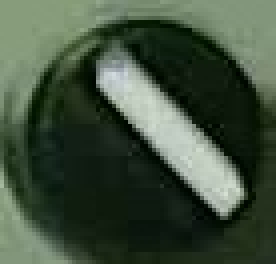
#> input picture k61buttom.jpg, 69 x 66 px, found by its file name (shown 4 times larger)
$ python buttommdet_20240416135736.py
#> lines starting #> are read from the running program, lines starting #| are printed output that depends on the picture
import cv2

# 读取彩色图像
image = cv2.imread('k61buttom.jpg')
#> image is the input picture: shape (66, 69, 3); mean B, G, R 61.9, 80, 64.9

height, width = image.shape[:2]
#> height = 66; width = 69

# 计算旋转中心，这里选择图像中心
center = (width // 2, height // 2)
#> center = (34, 33)

# 设置旋转角度（逆时针90度）
angle = 45

# 获取旋转矩阵
rotation_matrix = cv2.getRotationMatrix2D(center, angle, 1.0)

# 应用旋转矩阵进行旋转
rotated_image = cv2.warpAffine(image, rotation_matrix, (width, height))
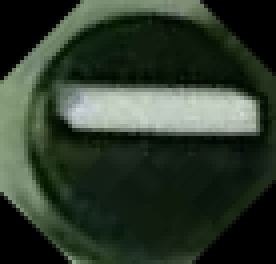
#> rotated_image: shape (66, 69, 3) (shown 4 times larger); mean B, G, R 44.9, 58.5, 46.5

# 将彩色图像转换为灰度图像
gray_image = cv2.cvtColor(rotated_image, cv2.COLOR_BGR2GRAY)
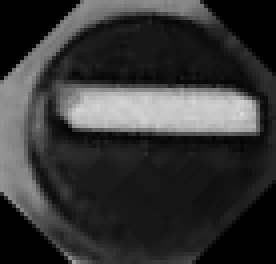
#> gray_image: shape (66, 69) (shown 4 times larger); min 0, max 216, mean 53.4

# 显示原始图像和灰度图像
# cv2.imshow('Original Image', image)
cv2.imshow('Gray Image', gray_image)

# 等待任意按键按下后关闭窗口
cv2.waitKey(0)
cv2.destroyAllWindows()

$ run again, with G66.jpg copied over k61buttom.jpg
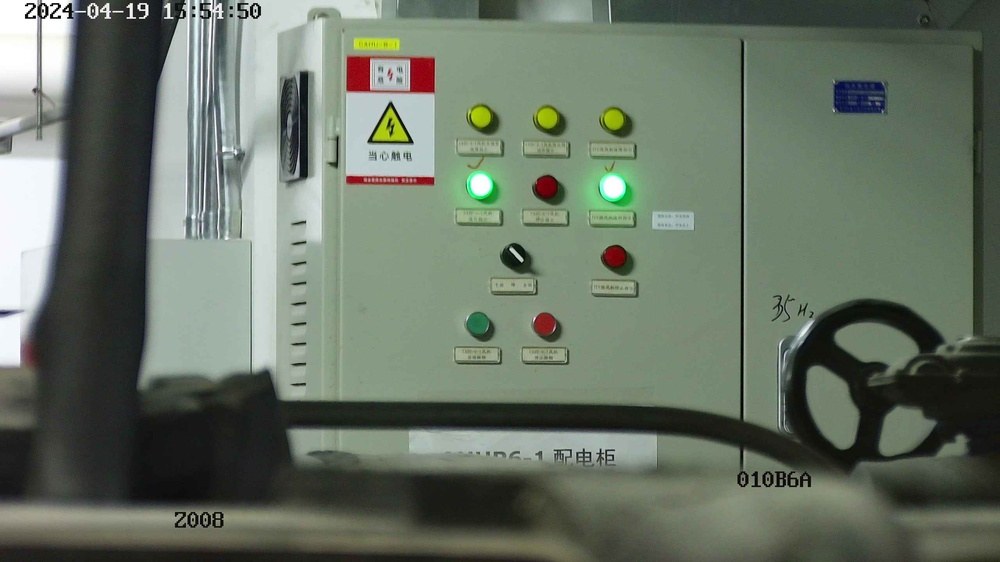
#> input picture G66.jpg, 1000 x 562 px, shrunk from 2560 x 1440 before the run, found by its file name
#> image is the input picture: shape (562, 1000, 3); mean B, G, R 100.7, 114.5, 103.9
#> `rotated_image = cv2.warpAffine(image, rotation_matrix, (width, height))`:
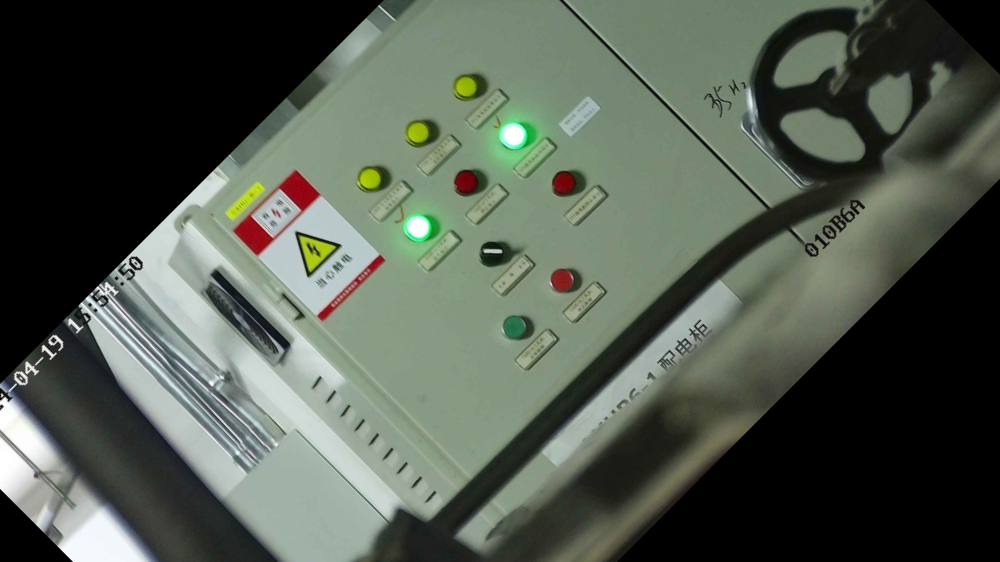
#> rotated_image: shape (562, 1000, 3); mean B, G, R 79.1, 90.2, 81.8
#> `gray_image = cv2.cvtColor(rotated_image, cv2.COLOR_BGR2GRAY)`:
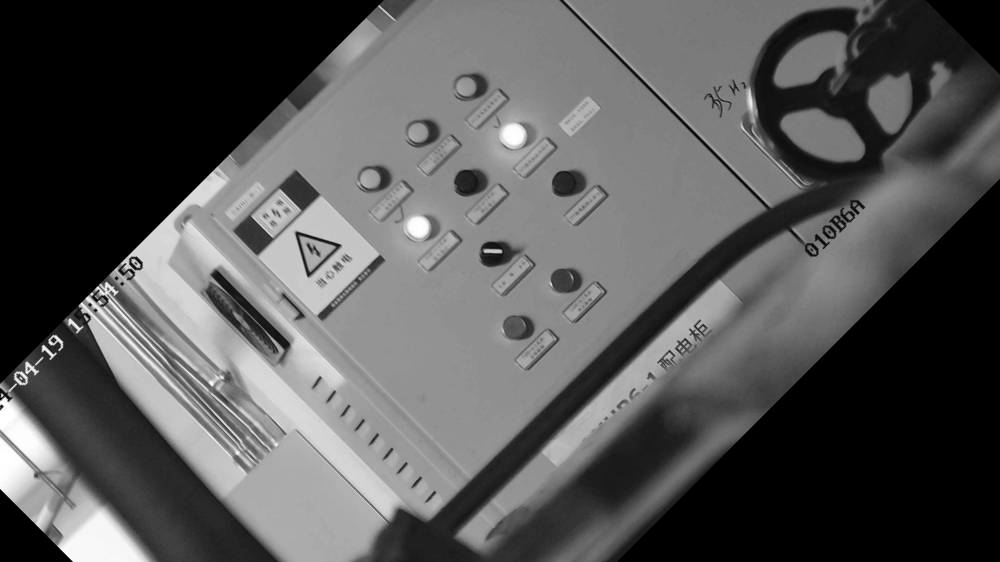
#> gray_image: shape (562, 1000); min 0, max 255, mean 86.4

$ run again, with G67.jpg copied over k61buttom.jpg
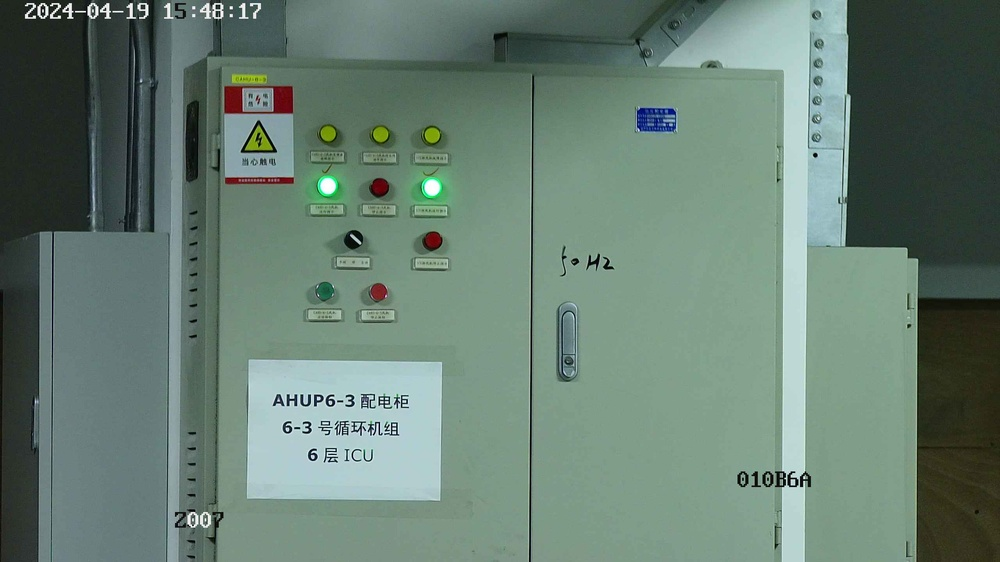
#> input picture G67.jpg, 1000 x 562 px, shrunk from 2560 x 1440 before the run, found by its file name
#> image is the input picture: shape (562, 1000, 3); mean B, G, R 113.9, 125.8, 103.7
#> `rotated_image = cv2.warpAffine(image, rotation_matrix, (width, height))`:
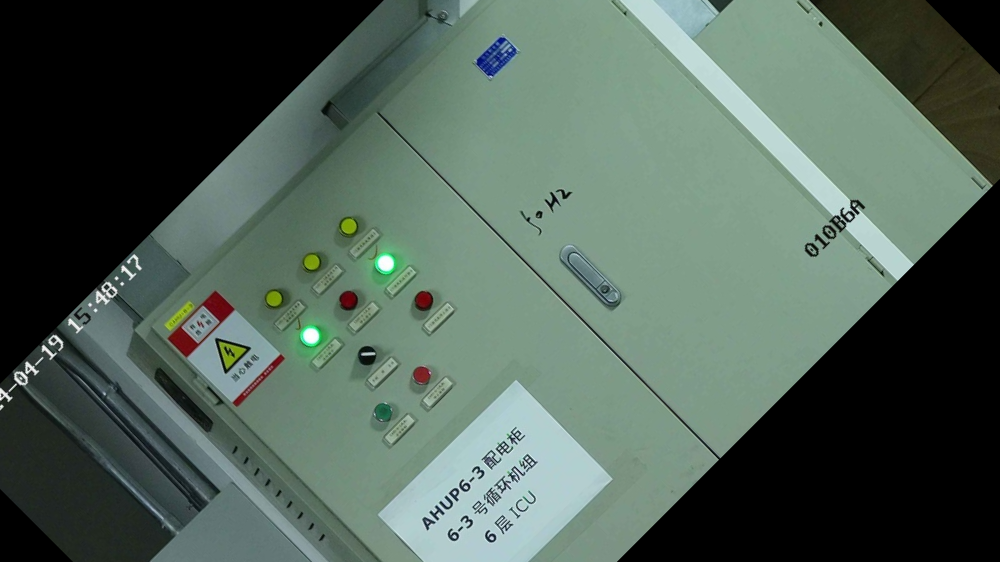
#> rotated_image: shape (562, 1000, 3); mean B, G, R 87.2, 97.4, 80.2
#> `gray_image = cv2.cvtColor(rotated_image, cv2.COLOR_BGR2GRAY)`:
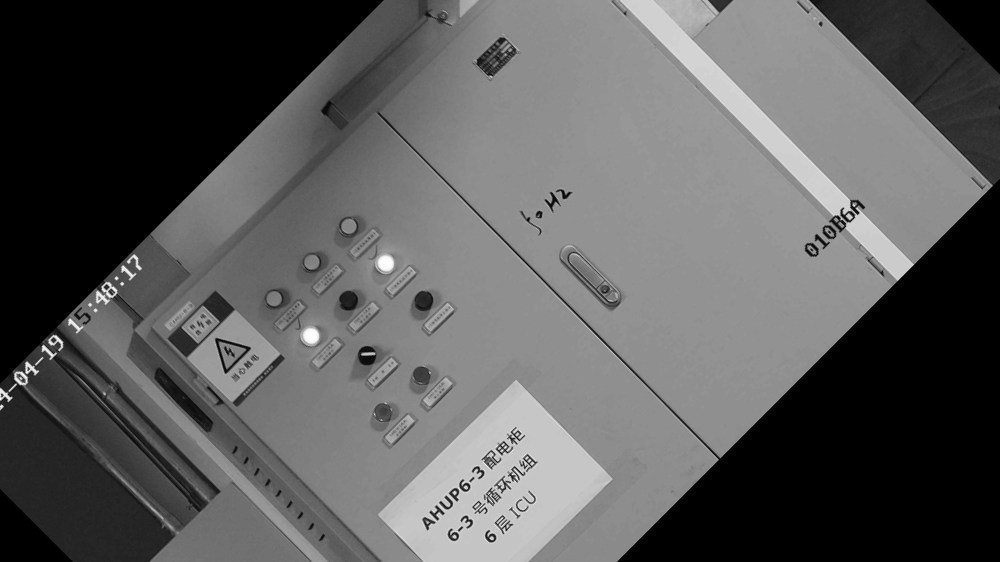
#> gray_image: shape (562, 1000); min 0, max 255, mean 91.1
